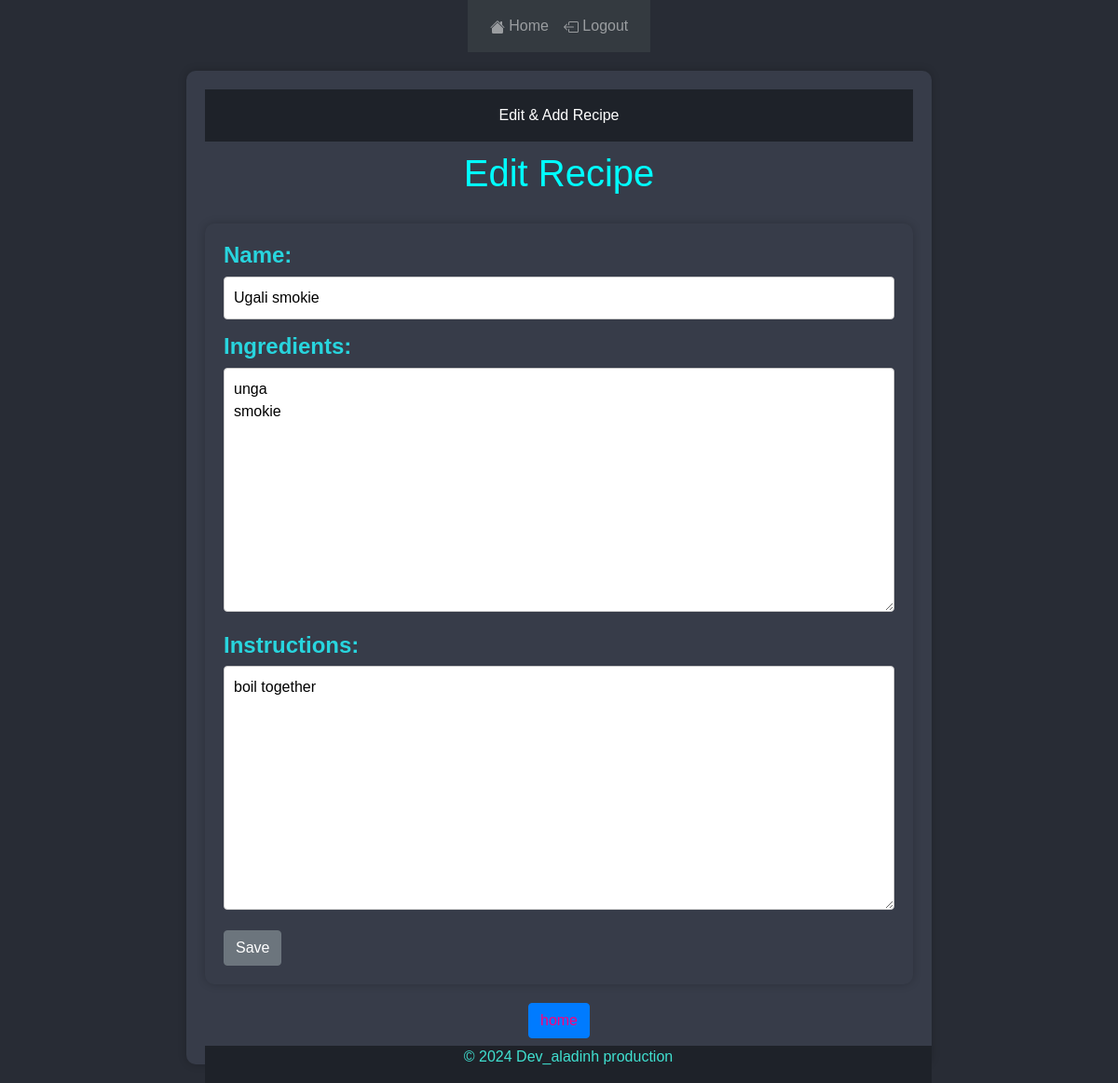
The app's page /recipe/16/edit/ (signed in), older data.
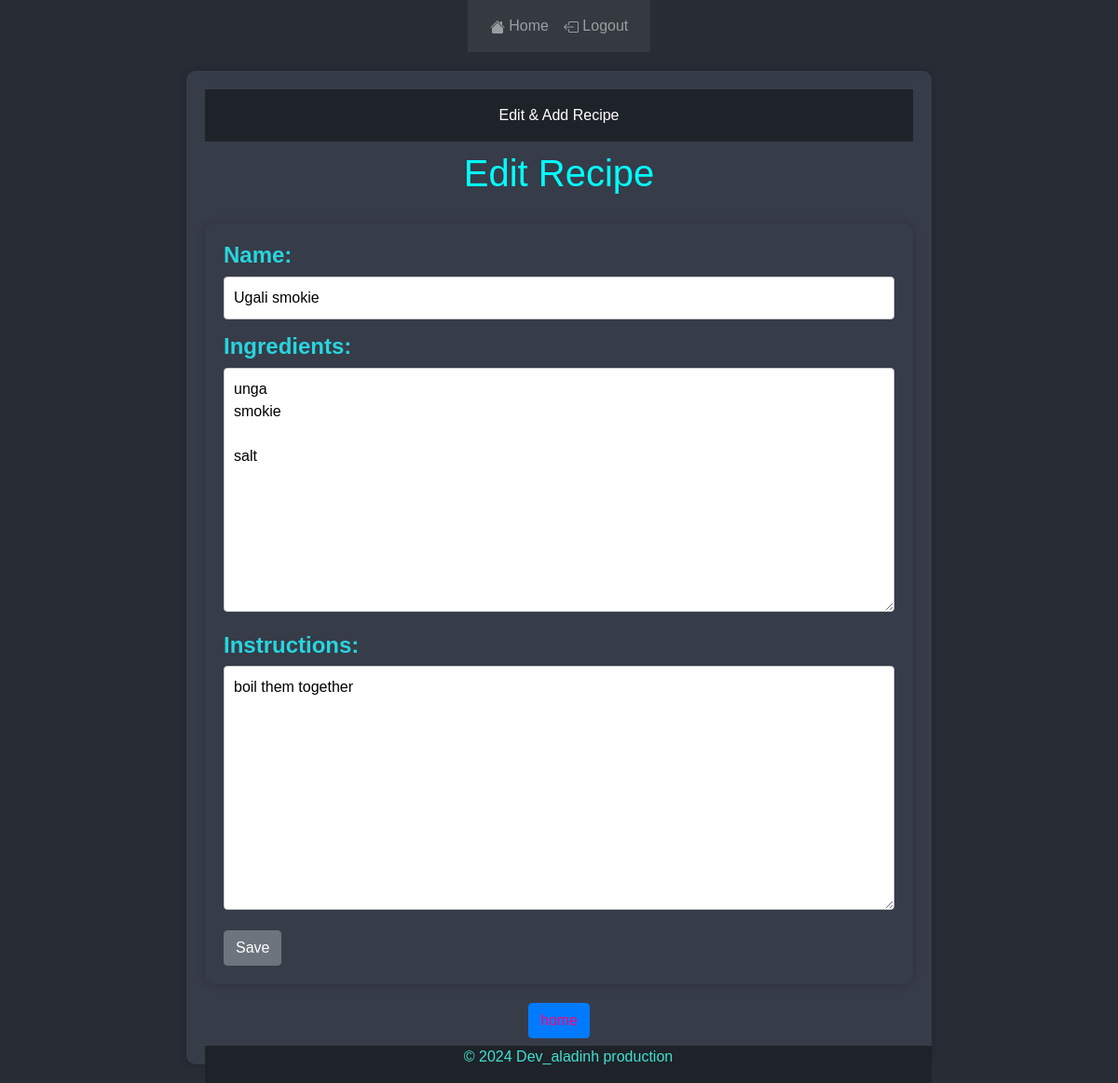
The same page, newer data.
### recipe/models.py (models this page shows, shortened)
class Recipe(models.Model):
    user = models.ForeignKey(User, on_delete=models.CASCADE)
    name = models.CharField(max_length=200)
    ingredients = models.TextField()
    instructions = models.TextField()

### recipe/views.py (the view)
# urls.py: path('recipe/<int:pk>/edit/', views.recipe_edit, name='recipe_edit'),
@login_required
def recipe_edit(request, pk):
    recipe = get_object_or_404(Recipe, pk=pk)
    if request.method=="POST":
        form = RecipeForm(request.POST, instance=recipe)
        if form.is_valid():
            recipe = form.save(commit=False)
            recipe.user = request.user
            recipe.save()
            messages.success(request, "Recipe successfully updated")
            return redirect('home')
    else:
        form = RecipeForm(instance=recipe)
    return render(request, 'recipe_form.html', {'form': form})

### recipe/forms.py
class RecipeForm(forms.ModelForm):
    class Meta:
        model = Recipe
        fields = ['name', 'ingredients', 'instructions']

### recipe/templates/recipe_form.html (shortened to what this page needs)
{% extends 'base.html' %}
{% block content %}
<!DOCTYPE html>
<html lang="en">
<head>
</head>
<body>
    <section>
        <header>Edit & Add Recipe</header>
        <h1 align="center">{{ form.instance.pk|yesno:"Edit Recipe,Add Recipe" }}</h1>
        <section>
            <form method="POST">
                <div class="form-group">
                    <h4>{{ form.name.label_tag }}</h4>
                        {{ form.name }}
                </div>
                <div class="form-group">
                    <h4>{{ form.ingredients.label_tag }}</h4>
                        {{ form.ingredients }}
                </div>
                <div class="form-group">
                    <h4>{{ form.instructions.label_tag }}</h4>
                        {{ form.instructions }}
                </div>
                <button class="btn btn-secondary" type="submit">Save</button>
            </form>
        </section>
        <h6 align="center"><button class="btn btn-primary"><a href="{% url 'home' %}">home</a></button></h6>
        <footer>
            <p>&copy; 2024 Dev_aladinh production</p>
        </footer>
    </section>
</body>
</html>
{% endblock %}

Row changes from the older to the newer data that the page shows:
changed Recipe "Edit Recipe": ingredients "unga smokie" → "unga smokie salt"; instructions "boil together" → "boil them together"
